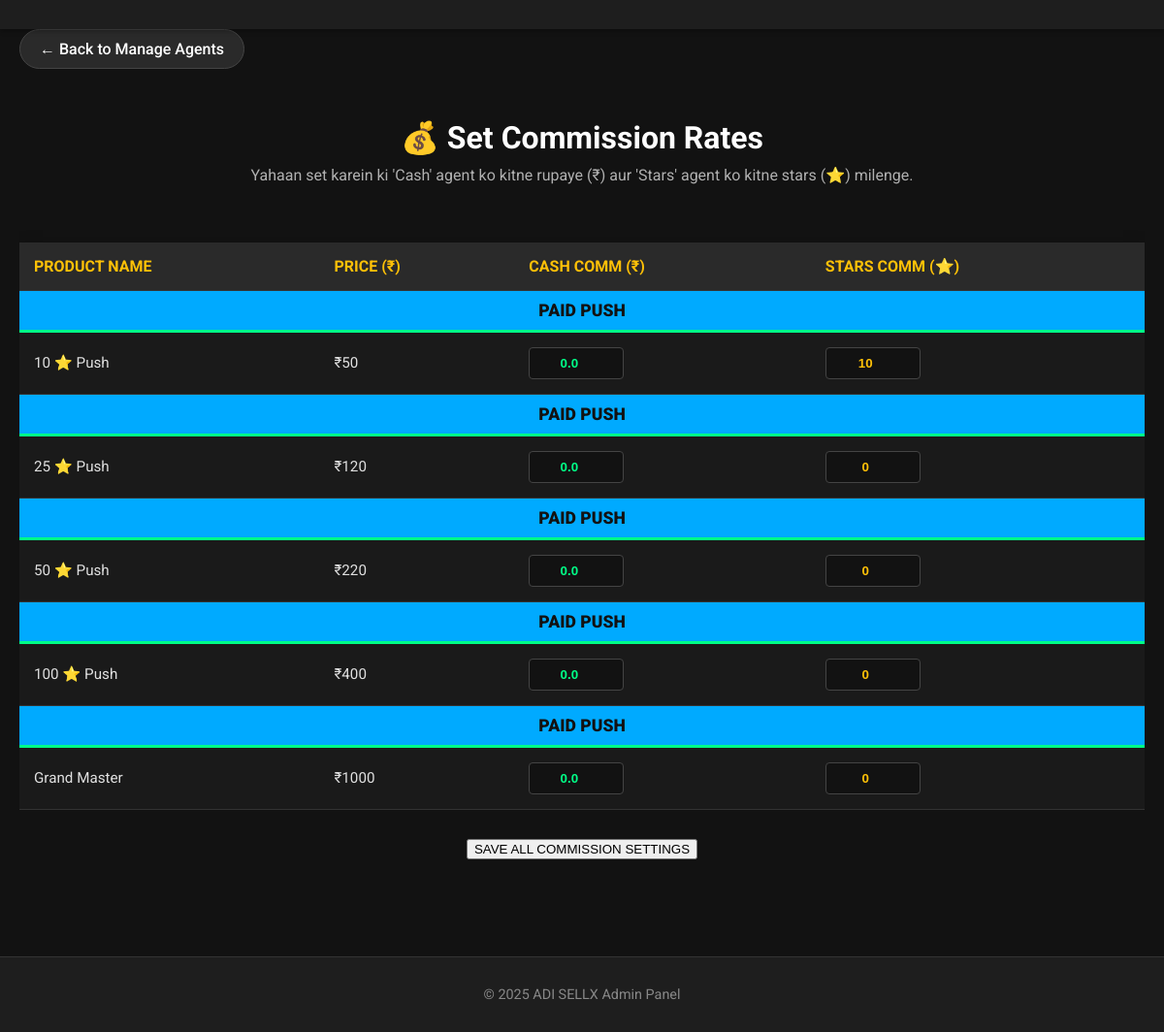
/admin/commission-settings (signed in), run on the app's committed database.
### tables this page shows
CREATE TABLE products (
            id INTEGER PRIMARY KEY AUTOINCREMENT,
            name TEXT NOT NULL,
            price REAL NOT NULL,
            category TEXT NOT NULL,
            description TEXT,
            is_available INTEGER DEFAULT 1,
            is_deleted INTEGER DEFAULT 0
        );

CREATE TABLE commission_settings (
            product_id INTEGER PRIMARY KEY,
            cash_commission_type TEXT DEFAULT 'FIXED', 
            cash_commission_value REAL DEFAULT 0,
            star_commission_value INTEGER DEFAULT 0,
            FOREIGN KEY (product_id) REFERENCES products (id)
        );

### app.py (the view, shortened to what this page needs)
@app.route('/admin/commission-settings', methods=['GET', 'POST'])
@admin_required
def admin_commission_settings():
    conn = sqlite3.connect(DATABASE); conn.row_factory = sqlite3.Row; c = conn.cursor()
    c.execute("SELECT id, name, price, category FROM products WHERE is_deleted = 0 ORDER BY category, id")
    products = c.fetchall()
    c.execute("SELECT * FROM commission_settings")
    settings = {row['product_id']: row for row in c.fetchall()}
    conn.close()
    return render_template('admin/commission_settings.html', products=products, settings=settings)

### app.py (called while the page is built)
def admin_required(f):
    @wraps(f)
    def decorated_function(*args, **kwargs):
        if not session.get('is_admin'):
            flash("Aapke paas is page ka access nahi hai. Pehle Admin se Login karein.", "error")
            return redirect(url_for('login_page'))
        return f(*args, **kwargs)
    return decorated_function

### templates/admin/commission_settings.html (shortened to what this page needs)
<!DOCTYPE html>
<html lang="en">
<head>
    <link rel="stylesheet" href="{{ url_for('static', filename='style.css') }}">
</head>
<body>
    <nav> </nav>
    <section class="dashboard">
        <div class="container">
            <a href="/admin/agents" class="back-button">
                &larr; Back to Manage Agents
            </a>
            <h2 class="section-title">💰 Set Commission Rates</h2>
            <p style="text-align: center; color: #b0b0b0; margin-top: -20px; margin-bottom: 30px;">
                Yahaan set karein ki 'Cash' agent ko kitne rupaye (₹) aur 'Stars' agent ko kitne stars (⭐) milenge.
            </p>
            <form method="POST" action="{{ url_for('admin_commission_settings') }}">
            <div style="overflow-x: auto;">
                <table class="product-table">
                    <thead>
                        <tr>
                            <th>Product Name</th>
                            <th>Price (₹)</th>
                            <th>Cash Comm (₹)</th>
                            <th>Stars Comm (⭐)</th>
                        </tr>
                    </thead>
                    <tbody>
                        {% set current_category = "" %}
                        {% for product in products %}
                            {% if product.category != current_category %}
                                {% set current_category = product.category %}
                                <tr>
                                    <td colspan="4" class="category-header">
                                        {{ current_category|upper|replace('_', ' ') }}
                                    </td>
                                </tr>
                            {% endif %}
                            <tr>
                                <td>{{ product.name }}</td>
                                <td>₹{{ "%.0f"|format(product.price) }}</td>
                                <td>
                                    <input type="number"
                                           name="cash_comm_{{ product.id }}"
                                           value="{{ settings[product.id].cash_commission_value if product.id in settings else 0 }}"
                                           min="0"
                                           step="1"
                                           class="price-input">
                                </td>
                                <td>
                                    <input type="number"
                                           name="star_comm_{{ product.id }}"
                                           value="{{ settings[product.id].star_commission_value if product.id in settings else 0 }}"
                                           min="0"
                                           step="1"
                                           class="price-input"
                                           style="color: #ffc107;"> </td>
                            </tr>
                        {% endfor %}
                    </tbody>
                </table>
            </div>
            <div style="text-align: center; margin-top: 30px;">
                <button type="submit" class="btn-save">
                    SAVE ALL COMMISSION SETTINGS
                </button>
            </div>
            </form>
        </div>
    </section>
    <footer>
        <div class="container">
            <p>© 2025 ADI SELLX Admin Panel</p>
        </div>
    </footer>
</body>
</html>

### static/style.css (style rules this page uses)
body { font-family: 'Roboto', sans-serif; background-color: #121212; color: #e0e0e0; margin: 0; padding: 0; }
.container { max-width: 1200px; margin: 0 auto; padding: 0 20px; }
nav { background-color: #1e1e1e; padding: 15px 0; box-shadow: 0 2px 5px rgba(0, 0, 0, 0.3); position: sticky; top: 0; z-index: 1000; }
.dashboard { padding: 0 0 50px 0; }
.section-title { text-align: center; font-size: 2rem; color: #ffffff; margin-bottom: 30px; opacity: 0; animation: fadeIn 0.8s ease-out 0.8s forwards; }
footer { background-color: #1e1e1e; text-align: center; padding: 30px 20px; margin-top: 50px; border-top: 1px solid #333; }
footer p { color: #888; font-size: 0.9rem; margin: 0; }
.back-button { display: inline-block; background-color: #2a2a2a; color: #ffffff; border: 1px solid #444; padding: 10px 20px; border-radius: 25px; text-decoration: none; font-weight: 500; margin-bottom: 25px; transition: all 0.3s ease; }

### templates/admin/commission_settings.html (style rules this page uses)
.product-table { width: 100%; border-collapse: collapse; margin-top: 30px; box-shadow: 0 4px 15px rgba(0, 0, 0, 0.3); }
.product-table th, .product-table td { padding: 15px; text-align: left; border-bottom: 1px solid #333; }
.product-table th { background-color: #2a2a2a; color: #ffc107; font-size: 1rem; font-weight: 700; text-transform: uppercase; }
.product-table td { background-color: #1e1e1e; color: #e0e0e0; font-size: 0.95rem; }
.product-table tbody tr:nth-child(even) td { background-color: #1a1a1a; }
.product-table .category-header { background-color: #00aaff; color: #121212; font-size: 1.1rem; text-align: center; font-weight: 900; padding: 10px; border-bottom: 3px solid #00ff88; }
.product-table .price-input { background-color: #121212; border: 1px solid #444; color: #00ff88; padding: 8px; width: 80px; border-radius: 4px; text-align: center; font-weight: 700; }

### data on the page
products: category "PAID PUSH", name "10 ⭐ Push", price "50"
commission_settings: cash_commission_value "0.0", star_commission_value "10"
products: category "PAID PUSH", name "25 ⭐ Push", price "120"
commission_settings: cash_commission_value "0.0", star_commission_value "0"
products: category "PAID PUSH", name "50 ⭐ Push", price "220"
commission_settings: cash_commission_value "0.0", star_commission_value "0"
products: category "PAID PUSH", name "100 ⭐ Push", price "400"
commission_settings: cash_commission_value "0.0", star_commission_value "0"
products: category "PAID PUSH", name "Grand Master", price "1000"
commission_settings: cash_commission_value "0.0", star_commission_value "0"
